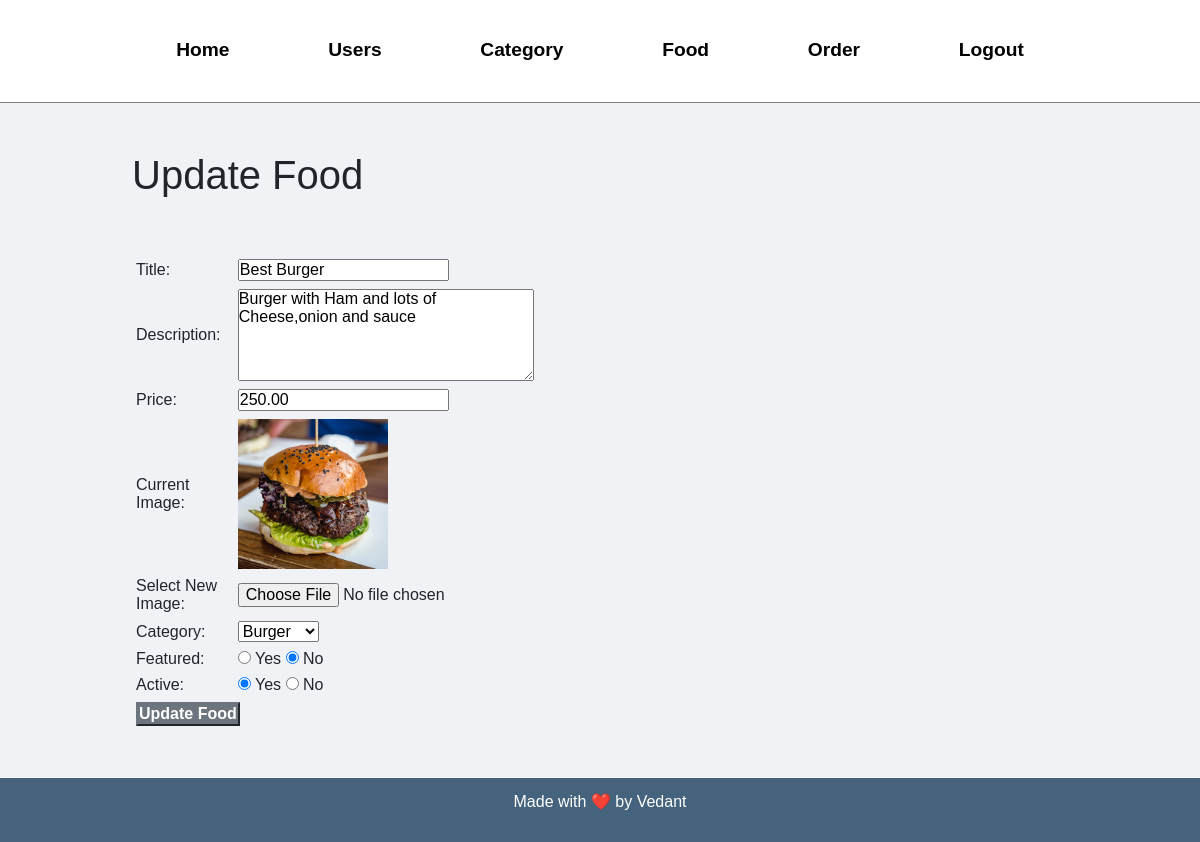
Page /admin/update-food.php?id=4 (signed in) on the committed database.
### tables this page shows
CREATE TABLE `tbl_food` (
  `id` int(10) UNSIGNED NOT NULL,
  `title` varchar(100) NOT NULL,
  `description` text NOT NULL,
  `price` decimal(10,2) NOT NULL,
  `image_name` varchar(255) NOT NULL,
  `category_id` int(10) UNSIGNED NOT NULL,
  `featured` varchar(10) NOT NULL,
  `active` varchar(10) NOT NULL
);

CREATE TABLE `tbl_category` (
  `id` int(10) UNSIGNED NOT NULL,
  `title` varchar(100) NOT NULL,
  `image_name` varchar(255) NOT NULL,
  `featured` varchar(10) NOT NULL,
  `active` varchar(10) NOT NULL
);

### admin/update-food.php (the view, shortened to what this page needs)
<?php include('partials/menu.php'); ?>
<?php
    if(isset($_GET['id']))
    {
        $id = $_GET['id'];
        $sql2 = "SELECT * FROM tbl_food WHERE id=$id";
        $res2 = mysqli_query($conn, $sql2);
        $row2 = mysqli_fetch_assoc($res2);
        $title = $row2['title'];
        $description = $row2['description'];
        $price = $row2['price'];
        $current_image = $row2['image_name'];
        $current_category = $row2['category_id'];
        $featured = $row2['featured'];
        $active = $row2['active'];
    }
    else
    {
        header('location:'.SITEURL.'admin/manage-food.php');
    }
?>
<div class="main-content">
    <div class="wrapper">
        <h1>Update Food</h1>
        <br><br>
        <form action="" method="POST" enctype="multipart/form-data">
        <table class="tbl-30">
            <tr>
                <td>Title: </td>
                <td>
                    <input type="text" name="title" value="<?php echo $title; ?>">
                </td>
            </tr>
            <tr>
                <td>Description: </td>
                <td>
                    <textarea name="description" cols="30" rows="5"><?php echo $description; ?></textarea>
                </td>
            </tr>
            <tr>
                <td>Price: </td>
                <td>
                    <input type="number" name="price" value="<?php echo $price; ?>">
                </td>
            </tr>
            <tr>
                <td>Current Image: </td>
                <td>
                    <?php
                        if($current_image == "")
                        {
                            echo "<div class='error'>Image not Available.</div>";
                        }
                        else
                        {
                            ?>
                            <img src="<?php echo SITEURL; ?>images/food/<?php echo $current_image; ?>" width="150px">
                            <?php
                        }
                    ?>
                </td>
            </tr>
            <tr>
                <td>Select New Image: </td>
                <td>
                    <input type="file" name="image">
                </td>
            </tr>
            <tr>
                <td>Category: </td>
                <td>
                    <select name="category">
                        <?php
                            $sql = "SELECT * FROM tbl_category WHERE active='Yes'";
                            $res = mysqli_query($conn, $sql);
                            $count = mysqli_num_rows($res);
                            if($count>0)
                            {
                                while($row=mysqli_fetch_assoc($res))
                                {
                                    $category_title = $row['title'];
                                    $category_id = $row['id'];
                                    ?>
                                    <option <?php if($current_category==$category_id){echo "selected";} ?> value="<?php echo $category_id; ?>"><?php echo $category_title; ?></option>
                                    <?php
                                }
                            }
                            else
                            {
                                echo "<option value='0'>Category Not Available.</option>";
                            }
                        ?>
                    </select>
                </td>
            </tr>
            <tr>
                <td>Featured: </td>
                <td>
                    <input <?php if($featured=="Yes") {echo "checked";} ?> type="radio" name="featured" value="Yes"> Yes
                    <input <?php if($featured=="No") {echo "checked";} ?> type="radio" name="featured" value="No"> No
                </td>
            </tr>
            <tr>
                <td>Active: </td>
                <td>
                    <input <?php if($active=="Yes") {echo "checked";} ?> type="radio" name="active" value="Yes"> Yes
                    <input <?php if($active=="No") {echo "checked";} ?> type="radio" name="active" value="No"> No
                </td>
            </tr>
            <tr>
                <td>
                    <input type="submit" name="submit" value="Update Food" class="btn-secondary">
                </td>
            </tr>
        </table>
        </form>
    </div>
</div>
<?php include('partials/footer.php'); ?>

### css/admin.css (style rules this page uses)
* { margin: 0; padding: 0; font-family: Arial, Helvetica, sans-serif; }
.wrapper { padding: 1%; width: 80%; margin: 0 auto; }
.tbl-30 { width: 30%; }
table tr td { padding: 1%; }
.btn-secondary { background-color: #7bed9f; padding: 1%; color: black; text-decoration: none; font-weight: bold; }
.main-content { background-color: #f1f2f6; padding: 3% 0; }

### rows in the picture
tbl_food: title "Best Burger", description "Burger with Ham and lots of Cheese,onion and sauce", price "250.00", image_name (picture), category "Burger", featured "☑", active "☑"
